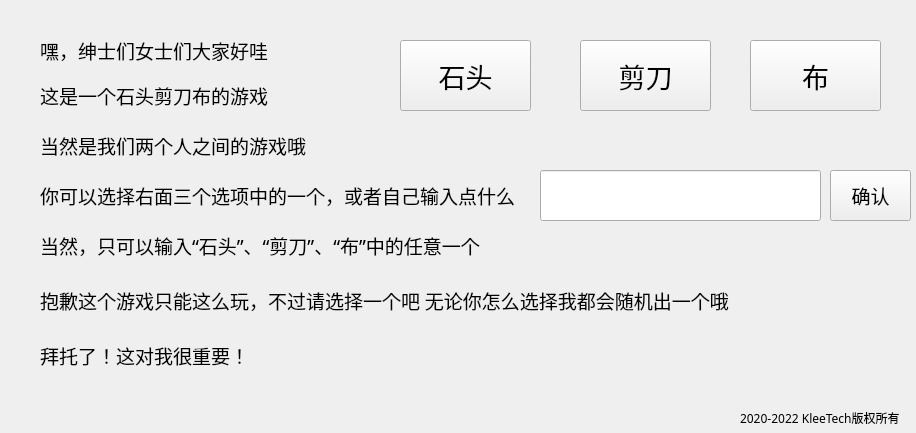
<?xml version="1.0" encoding="UTF-8"?>
<ui version="4.0">
 <class>MainWindow</class>
 <widget class="QMainWindow" name="MainWindow">
  <property name="geometry">
   <rect>
    <x>0</x>
    <y>0</y>
    <width>916</width>
    <height>433</height>
   </rect>
  </property>
  <property name="minimumSize">
   <size>
    <width>916</width>
    <height>433</height>
   </size>
  </property>
  <property name="maximumSize">
   <size>
    <width>916</width>
    <height>433</height>
   </size>
  </property>
  <property name="sizeIncrement">
   <size>
    <width>916</width>
    <height>433</height>
   </size>
  </property>
  <property name="baseSize">
   <size>
    <width>916</width>
    <height>433</height>
   </size>
  </property>
  <property name="windowTitle">
   <string>石头剪刀布</string>
  </property>
  <widget class="QWidget" name="centralwidget">
   <widget class="QLabel" name="label">
    <property name="geometry">
     <rect>
      <x>40</x>
      <y>70</y>
      <width>341</width>
      <height>51</height>
     </rect>
    </property>
    <property name="font">
     <font>
      <family>黑体</family>
      <pointsize>14</pointsize>
     </font>
    </property>
    <property name="text">
     <string>这是一个石头剪刀布的游戏</string>
    </property>
   </widget>
   <widget class="QLabel" name="label_2">
    <property name="geometry">
     <rect>
      <x>40</x>
      <y>40</y>
      <width>261</width>
      <height>21</height>
     </rect>
    </property>
    <property name="font">
     <font>
      <family>黑体</family>
      <pointsize>14</pointsize>
     </font>
    </property>
    <property name="text">
     <string>嘿，绅士们女士们大家好哇</string>
    </property>
   </widget>
   <widget class="QLabel" name="label_3">
    <property name="geometry">
     <rect>
      <x>40</x>
      <y>120</y>
      <width>341</width>
      <height>51</height>
     </rect>
    </property>
    <property name="font">
     <font>
      <family>黑体</family>
      <pointsize>14</pointsize>
     </font>
    </property>
    <property name="text">
     <string>当然是我们两个人之间的游戏哦</string>
    </property>
   </widget>
   <widget class="QLabel" name="label_4">
    <property name="geometry">
     <rect>
      <x>40</x>
      <y>170</y>
      <width>521</width>
      <height>51</height>
     </rect>
    </property>
    <property name="font">
     <font>
      <family>黑体</family>
      <pointsize>14</pointsize>
     </font>
    </property>
    <property name="text">
     <string>你可以选择右面三个选项中的一个，或者自己输入点什么</string>
    </property>
   </widget>
   <widget class="QLabel" name="label_5">
    <property name="geometry">
     <rect>
      <x>40</x>
      <y>220</y>
      <width>581</width>
      <height>51</height>
     </rect>
    </property>
    <property name="font">
     <font>
      <family>黑体</family>
      <pointsize>14</pointsize>
     </font>
    </property>
    <property name="text">
     <string>当然，只可以输入“石头”、“剪刀”、“布”中的任意一个</string>
    </property>
   </widget>
   <widget class="QLabel" name="label_6">
    <property name="geometry">
     <rect>
      <x>40</x>
      <y>270</y>
      <width>791</width>
      <height>61</height>
     </rect>
    </property>
    <property name="font">
     <font>
      <family>黑体</family>
      <pointsize>14</pointsize>
     </font>
    </property>
    <property name="text">
     <string>抱歉这个游戏只能这么玩，不过请选择一个吧 无论你怎么选择我都会随机出一个哦</string>
    </property>
   </widget>
   <widget class="QLabel" name="label_7">
    <property name="geometry">
     <rect>
      <x>40</x>
      <y>330</y>
      <width>411</width>
      <height>51</height>
     </rect>
    </property>
    <property name="font">
     <font>
      <family>黑体</family>
      <pointsize>14</pointsize>
     </font>
    </property>
    <property name="text">
     <string>拜托了！这对我很重要！</string>
    </property>
   </widget>
   <widget class="QPushButton" name="pushButton_shitou">
    <property name="geometry">
     <rect>
      <x>400</x>
      <y>40</y>
      <width>131</width>
      <height>71</height>
     </rect>
    </property>
    <property name="font">
     <font>
      <family>黑体</family>
      <pointsize>20</pointsize>
     </font>
    </property>
    <property name="text">
     <string>石头</string>
    </property>
   </widget>
   <widget class="QPushButton" name="pushButton_jiandao">
    <property name="geometry">
     <rect>
      <x>580</x>
      <y>40</y>
      <width>131</width>
      <height>71</height>
     </rect>
    </property>
    <property name="font">
     <font>
      <family>黑体</family>
      <pointsize>20</pointsize>
     </font>
    </property>
    <property name="text">
     <string>剪刀</string>
    </property>
   </widget>
   <widget class="QPushButton" name="pushButton_bu">
    <property name="geometry">
     <rect>
      <x>750</x>
      <y>40</y>
      <width>131</width>
      <height>71</height>
     </rect>
    </property>
    <property name="font">
     <font>
      <family>黑体</family>
      <pointsize>20</pointsize>
     </font>
    </property>
    <property name="text">
     <string>布</string>
    </property>
   </widget>
   <widget class="QLineEdit" name="lineEdit">
    <property name="geometry">
     <rect>
      <x>540</x>
      <y>170</y>
      <width>281</width>
      <height>51</height>
     </rect>
    </property>
    <property name="font">
     <font>
      <family>黑体</family>
      <pointsize>14</pointsize>
     </font>
    </property>
   </widget>
   <widget class="QPushButton" name="pushButton_shuru_queren">
    <property name="geometry">
     <rect>
      <x>830</x>
      <y>170</y>
      <width>81</width>
      <height>51</height>
     </rect>
    </property>
    <property name="font">
     <font>
      <family>黑体</family>
      <pointsize>14</pointsize>
     </font>
    </property>
    <property name="text">
     <string>确认</string>
    </property>
   </widget>
   <widget class="QLabel" name="label_getText">
    <property name="geometry">
     <rect>
      <x>300</x>
      <y>340</y>
      <width>581</width>
      <height>61</height>
     </rect>
    </property>
    <property name="font">
     <font>
      <family>黑体</family>
      <pointsize>16</pointsize>
     </font>
    </property>
    <property name="text">
     <string/>
    </property>
   </widget>
   <widget class="QLabel" name="label_8">
    <property name="geometry">
     <rect>
      <x>740</x>
      <y>410</y>
      <width>161</width>
      <height>16</height>
     </rect>
    </property>
    <property name="font">
     <font>
      <family>黑体</family>
     </font>
    </property>
    <property name="text">
     <string>2020-2022 KleeTech版权所有</string>
    </property>
   </widget>
  </widget>
 </widget>
 <resources/>
 <connections/>
</ui>
